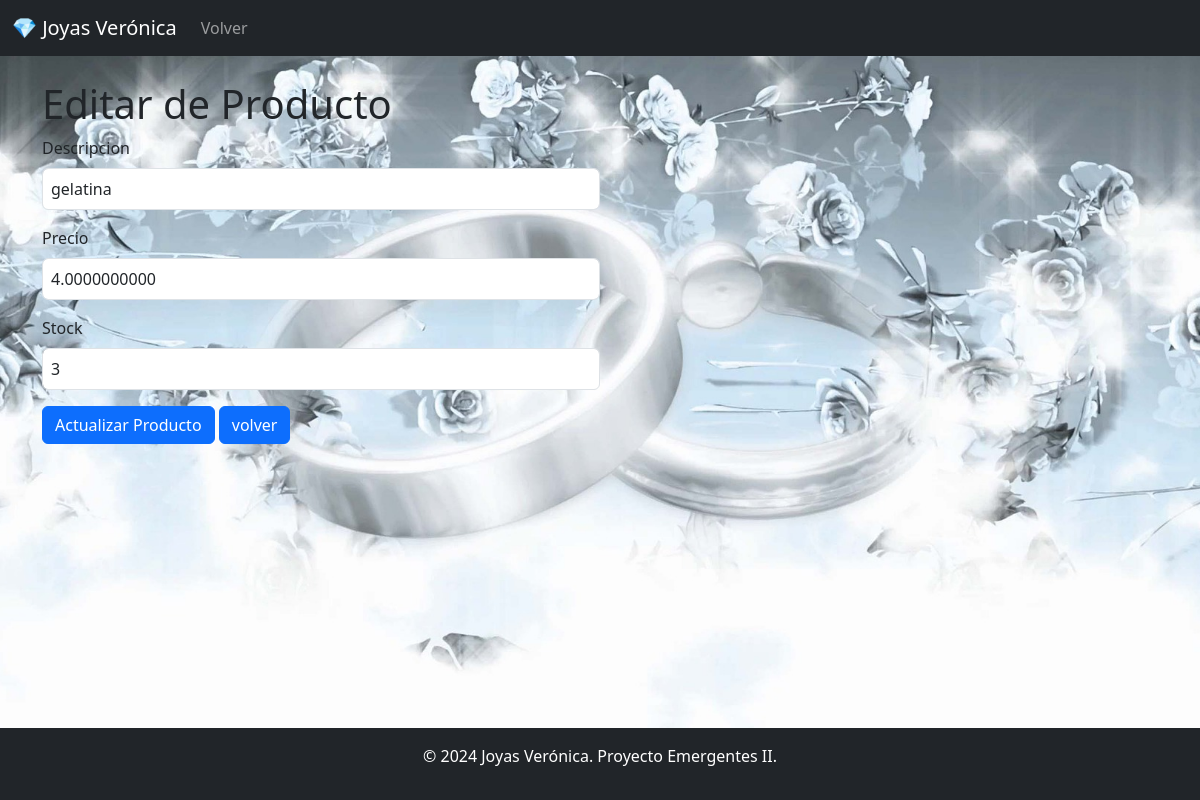
Page /productos/edit/3 on the earlier database version.
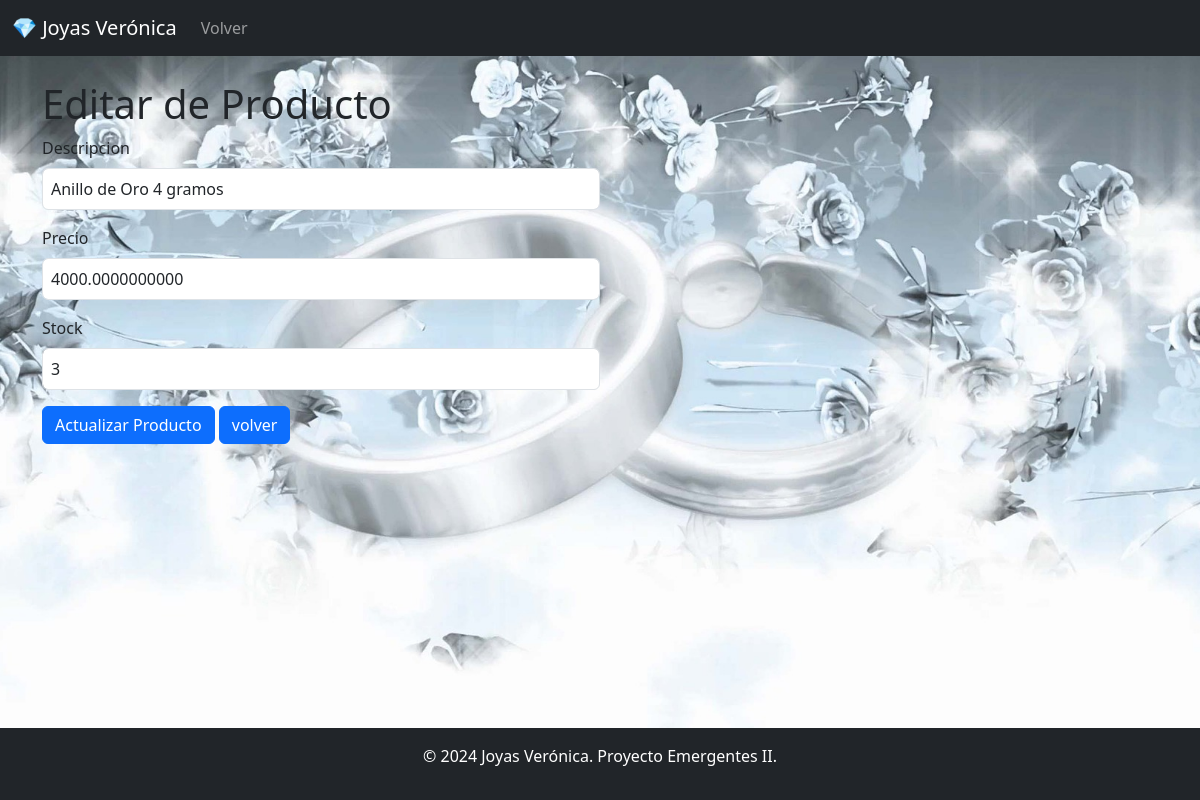
Same page on the later database version.
### models/producto_model.py (models this page shows, shortened)
class Producto(db.Model):
    __tablename__ = "productos"
    id = db.Column(db.Integer, primary_key = True)
    descripcion = db.Column(db.String(120), nullable = False)
    precio = db.Column(db.Float(11,2), nullable = False)
    stock = db.Column(db.Integer, nullable = False)
    ventas = db.relationship('Venta', back_populates = 'producto')
    @staticmethod
    def get_by_id(id):
        return Producto.query.get(id)

### controllers/producto_controller.py (the view)
@producto_bp.route("/edit/<int:id>", methods =['GET', 'POST'])
def edit(id):
    producto = Producto.get_by_id(id)
    if request.method == 'POST':
        descripcion = request.form['descripcion']
        precio = request.form['precio']
        stock = request.form['stock']
        producto.update(descripcion = descripcion, precio= precio, stock= stock)
        return redirect(url_for('producto.index'))
    return producto_views.edit(producto)

### run.py (called while the page is built)
@app.context_processor
def inject_active_path():
    def is_active(path):
        return 'active' if request.path == path else ''
    return dict(is_active=is_active)

@app.context_processor
def inject_role():
    role = session.get("role", None)  # Obtén el rol de la sesión, o None si no existe
    return dict(role=role)

### views/producto_views.py (called while the page is built)
def edit(producto):
    return render_template('productos/edit.html', producto= producto)

### templates/productos/edit.html (shortened to what this page needs)
{% extends  'base.html' %}
{% block content %}
<h1>Editar de Producto</h1>
<form action="{{url_for('producto.edit', id=producto.id)}}" method="POST">
    <div class="mb-3">
        <label for="" class="form-label">Descripcion</label>
        <input type="text"  class="form-control" name="descripcion" value="{{producto.descripcion}}" required>
    </div>
    <div class="mb-3">
        <label for="" class="form-label">Precio</label>
        <input type="number"  class="form-control" name="precio" value="{{producto.precio}}" required>
    </div>
    <div class="mb-3">
        <label for="" class="form-label">Stock</label>
        <input type="number"  class="form-control" name="stock" value="{{producto.stock}}" required>
    </div>
    <button type="submit"  class="btn btn-primary">Actualizar Producto</button>
    <a href="/productos" class="btn btn-primary">volver</a>
</form>
{% endblock %}

Differences in the rows shown:
changed Producto: descripcion "gelatina" → "Anillo de Oro 4 gramos"; precio "4.0000000000" → "4000.0000000000"
